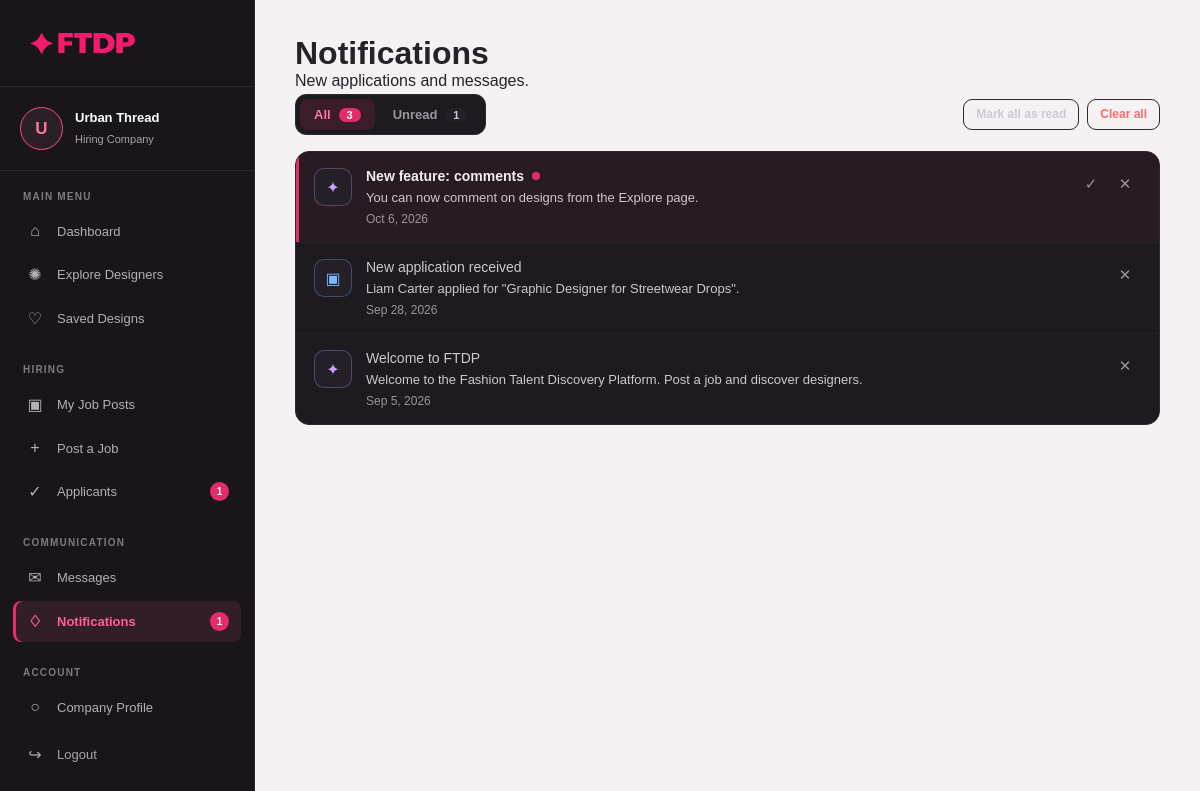
Screenshot of /frontend/pages/company/notifications.php (signed in) with the database file from the repository.
### tables this page shows
CREATE TABLE notifications (
id INT AUTO_INCREMENT PRIMARY KEY,

user_id INT NOT NULL,

type VARCHAR(30) NOT NULL DEFAULT 'general',

title VARCHAR(255),

message TEXT NOT NULL,

link VARCHAR(255) DEFAULT NULL,

is_read ENUM('Y','N') DEFAULT 'N',

created_at TIMESTAMP DEFAULT CURRENT_TIMESTAMP,

FOREIGN KEY (user_id)
REFERENCES users(id)
ON DELETE CASCADE,

INDEX idx_notifications_user_read (user_id, is_read, created_at)
);

### backend/designer/comm_helpers.php (called while the page is built, shortened)
<?php
function formatAge(int $seconds, ?string $datetime = null): string
{
    return $datetime ? date("M j, Y", strtotime($datetime)) : "Long ago";
}
function getUnreadNotificationCount(mysqli $conn, int $user_id): int
{
    $stmt = $conn->prepare(
        "SELECT COUNT(*) AS c FROM notifications WHERE user_id = ? AND is_read = 'N'"
    );
    $stmt->bind_param("i", $user_id);
    $stmt->execute();
    $count = (int) $stmt->get_result()->fetch_assoc()["c"];
    return $count;
}
?>

### backend/designer/notifications.php (called while the page is built, shortened)
<?php
require_once __DIR__ . "/../config/config.php";
require_once __DIR__ . "/comm_helpers.php";
$user_id = (int) $_SESSION["user_id"];
$notif_filter = (($_GET["filter"] ?? "all") === "unread") ? "unread" : "all";
$notif_per_page = 20;
$notif_page     = max(1, (int) ($_GET["page"] ?? 1));
$count_sql = "
    SELECT
        COUNT(*) AS total,
        SUM(CASE WHEN is_read = 'N' THEN 1 ELSE 0 END) AS unread
    FROM notifications
    WHERE user_id = ?
";
$count_stmt = $conn->prepare($count_sql);
$count_stmt->bind_param("i", $user_id);
$count_stmt->execute();
$count_row = $count_stmt->get_result()->fetch_assoc();
$notif_total_all    = (int) $count_row["total"];
$notif_total_unread = (int) ($count_row["unread"] ?? 0);
$notif_offset = ($notif_page - 1) * $notif_per_page;
$list_sql = "
    SELECT
        id,
        type,
        title,
        message,
        link,
        is_read,
        created_at,
        TIMESTAMPDIFF(SECOND, created_at, NOW()) AS age_seconds
    FROM notifications
    WHERE user_id = ?
";
$list_sql .= "
    ORDER BY created_at DESC, id DESC
    LIMIT ? OFFSET ?
";
$list_stmt = $conn->prepare($list_sql);
$list_stmt->bind_param("iii", $user_id, $notif_per_page, $notif_offset);
$list_stmt->execute();
$list_result = $list_stmt->get_result();
$notifications_data = [];
while ($row = $list_result->fetch_assoc()) {
    $notifications_data[] = $row;
}
?>

### backend/company/notifications.php (called while the page is built)
<?php
require_once __DIR__ . "/../designer/notifications.php";
?>

### frontend/pages/company/notifications.php (the view, shortened to what this page needs)
<?php
require_once __DIR__ . "/../../../backend/company/notifications.php";
$notif_icons = [
    "like"        => "♥",
    "comment"     => "✎",
    "application" => "▣",
    "message"     => "✉",
    "announcement" => "✦",
    "removal"     => "✕",
    "general"     => "♢",
];
function notifPageUrl(string $filter, int $page): string
{
    $params = [];
    if ($filter === "unread") {
        $params["filter"] = "unread";
    }
    return "notifications.php" . (count($params) ? "?" . http_build_query($params) : "");
}
?>
<!DOCTYPE html>
<html lang="en">
<head>
    <link rel="stylesheet" href="../../css/designer_dashboard.css">
    <link rel="stylesheet" href="../../css/designer.css">
    <link rel="stylesheet" href="../../css/designer_comm.css">
    <link rel="stylesheet" href="../../css/notifications.css">
</head>
<body>
<div class="designer-dashboard">
    <?php require_once __DIR__ . "/../../include/company_sidebar.php"; ?>
    <main class="designer-main">
        <div class="page-heading">
            <h1>Notifications</h1>
            <p>New applications and messages.</p>
        </div>
        <div class="notif-toolbar">
            <div class="notif-tabs" role="tablist">
                <a href="<?= notifPageUrl("all", 1); ?>"
                   class="notif-tab <?= $notif_filter === "all" ? "active" : ""; ?>">
                    All
                    <span class="notif-tab-count js-count-all"><?= $notif_total_all; ?></span>
                </a>
                <a href="<?= notifPageUrl("unread", 1); ?>"
                   class="notif-tab <?= $notif_filter === "unread" ? "active" : ""; ?>">
                    Unread
                    <span class="notif-tab-count js-count-unread"><?= $notif_total_unread; ?></span>
                </a>
            </div>
            <div class="notif-actions">
                <button type="button"
                        class="comm-btn ghost small"
                        id="markAllReadBtn"
                        <?= $notif_total_unread === 0 ? "disabled" : ""; ?>>
                    Mark all as read
                </button>
                <button type="button"
                        class="comm-btn danger small"
                        id="clearAllBtn"
                        <?= $notif_total_all === 0 ? "disabled" : ""; ?>>
                    Clear all
                </button>
            </div>
        </div>
        <?php if (count($notifications_data) > 0): ?>
            <div class="comm-card notif-list" id="notifList">
                <?php foreach ($notifications_data as $n): ?>
                    <?php
                        $is_unread = $n["is_read"] === "N";
                        $icon      = $notif_icons[$n["type"]] ?? $notif_icons["general"];
                        $safe_link = (
                            !empty($n["link"]) &&
                            preg_match('/^[a-z_]+\.php(\?[a-z0-9_=&]*)?$/i', $n["link"])
                        ) ? $n["link"] : "";
                    ?>
                    <div class="notif-item <?= $is_unread ? "unread" : ""; ?>"
                         data-id="<?= (int) $n["id"]; ?>"
                         data-link="<?= htmlspecialchars($safe_link); ?>">
                        <span class="notif-icon type-<?= htmlspecialchars($n["type"]); ?>" aria-hidden="true">
                            <?= $icon; ?>
                        </span>
                        <button type="button" class="notif-main">
                            <span class="notif-title">
                                <?= htmlspecialchars($n["title"] ?? "Notification"); ?>
                                <?php if ($is_unread): ?>
                                    <span class="notif-dot" title="Unread"></span>
                                <?php endif; ?>
                            </span>
                            <span class="notif-message">
                                <?= htmlspecialchars($n["message"]); ?>
                            </span>
                            <span class="notif-time">
                                <?= htmlspecialchars(formatAge((int) $n["age_seconds"], $n["created_at"])); ?>
                            </span>
                        </button>
                        <div class="notif-item-actions">
                            <?php if ($is_unread): ?>
                                <button type="button"
                                        class="comm-icon-btn js-notif-read"
                                        title="Mark as read"
                                        aria-label="Mark as read">✓</button>
                            <?php endif; ?>
                            <button type="button"
                                    class="comm-icon-btn js-notif-delete"
                                    title="Delete"
                                    aria-label="Delete notification">✕</button>
                        </div>
                    </div>
                <?php endforeach; ?>
            </div>
        <?php endif; ?>
    </main>
</div>
</body>
</html>

### frontend/css/designer_dashboard.css (style rules this page uses)
:root { --pink: #e52b6a; --pink-dark: #c91d58; --pink-light: #ff75a3; --pink-border: #ff4b88; --pink-soft: #fff0f5; --pink-dark-soft: #321e28; --text: #252228; --light-text: #68616b; --muted: #999099; --border: #e4dfe3; --white: #ffffff; --dashboard-bg: #f5f2f4; }
* { margin: 0; padding: 0; box-sizing: border-box; }
html { scroll-behavior: smooth; }
body { font-family: Arial, Helvetica, sans-serif; background: var(--dashboard-bg); color: var(--text); }
a { text-decoration: none; color: inherit; }
.designer-dashboard { min-height: 100vh; display: flex; }
.designer-main { width: calc(100% - 255px); margin-left: 255px; padding: 35px 40px; }

### frontend/css/designer.css (style rules this page uses)
:root { --sidebar-bg: #18161b; --sidebar-border: #2d2930; --sidebar-hover: #292129; --sidebar-active: #321e28; --pink: #e52b6a; --pink-light: #ff75a3; --pink-border: #ff4b88; --sidebar-text: #b5afb7; --sidebar-muted: #817982; --sidebar-white: #ffffff; }

### frontend/css/designer_comm.css (style rules this page uses)
:root { --c-surface: #1d1a20; --c-surface-2: #251f28; --c-line: #2d2930; --c-line-soft: #26222a; --c-text: #f2eef4; --c-body: #cfc8d2; --c-muted: #9d95a0; --c-pink: #e52b6a; --c-pink-soft: #ff75a3; --c-pink-dim: rgba(229, 43, 106, 0.14); --c-danger: #ff6b6b; --c-success: #4cd08a; }
.comm-card { background: var(--c-surface); border: 1px solid var(--c-line); border-radius: 14px; color: var(--c-body); }
.comm-btn { display: inline-flex; align-items: center; justify-content: center; gap: 8px; padding: 10px 18px; border: 1px solid var(--c-pink); border-radius: 9px; background: var(--c-pink); color: #fff; font-family: inherit; font-size: 13px; font-weight: 600; line-height: 1.2; cursor: pointer; transition: background 0.2s ease, border-color 0.2s ease, opacity 0.2s ease; }
.comm-btn.ghost { background: transparent; border-color: var(--c-line); color: var(--c-body); }
.comm-btn.danger { background: transparent; border-color: var(--c-line); color: var(--c-danger); }
.comm-btn.small { padding: 7px 12px; font-size: 12px; }
.comm-icon-btn { width: 32px; height: 32px; display: inline-flex; align-items: center; justify-content: center; border: 1px solid transparent; border-radius: 8px; background: transparent; color: var(--c-muted); font-size: 15px; cursor: pointer; transition: background 0.2s ease, color 0.2s ease; }

### rows the page displays
notifications: type "✦", title "New feature: comments", is_read "N" (drawn), message "You can now comment on designs from the Explore page.", created_at "Oct 6, 2026"
notifications: type "▣", title "New application received", message "Liam Carter applied for \"Graphic Designer for Streetwear Drops\".", created_at "Sep 28, 2026"
notifications: type "✦", title "Welcome to FTDP", message "Welcome to the Fashion Talent Discovery Platform. Post a job and discover designers.", created_at "Sep 5, 2026"

### other values shown
mb_substr($sb_company_name, 0, 1) "U"
$sb_company_name "Urban Thread"
$sb_pending_applicants ?: "" "1"
$sb_unread_notifications ?: "" "1"
$notif_total_all "3"
$notif_total_unread "1"
